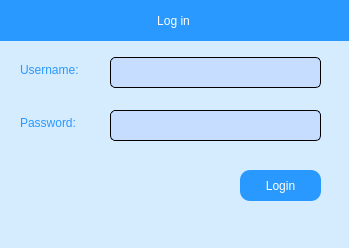
<?xml version="1.0" encoding="UTF-8"?>
<ui version="4.0">
 <class>MainWindow</class>
 <widget class="QMainWindow" name="MainWindow">
  <property name="geometry">
   <rect>
    <x>0</x>
    <y>0</y>
    <width>349</width>
    <height>248</height>
   </rect>
  </property>
  <property name="windowTitle">
   <string>Login</string>
  </property>
  <property name="windowIcon">
   <iconset>
    <normaloff>img/employee.png</normaloff>img/employee.png</iconset>
  </property>
  <property name="styleSheet">
   <string notr="true">background-color: rgb(213, 236, 255);</string>
  </property>
  <widget class="QWidget" name="centralwidget">
   <widget class="QLabel" name="label_2">
    <property name="geometry">
     <rect>
      <x>20</x>
      <y>60</y>
      <width>81</width>
      <height>20</height>
     </rect>
    </property>
    <property name="styleSheet">
     <string notr="true">font: 700 11pt &quot;Segoe UI&quot;;
color: rgb(41, 152, 255);</string>
    </property>
    <property name="text">
     <string>Username:</string>
    </property>
   </widget>
   <widget class="QLabel" name="label_3">
    <property name="geometry">
     <rect>
      <x>20</x>
      <y>113</y>
      <width>81</width>
      <height>20</height>
     </rect>
    </property>
    <property name="styleSheet">
     <string notr="true">font: 700 11pt &quot;Segoe UI&quot;;
color: rgb(41, 152, 255);</string>
    </property>
    <property name="text">
     <string>Password:</string>
    </property>
   </widget>
   <widget class="QLineEdit" name="username">
    <property name="geometry">
     <rect>
      <x>110</x>
      <y>57</y>
      <width>211</width>
      <height>31</height>
     </rect>
    </property>
    <property name="styleSheet">
     <string notr="true">font: 700 11pt &quot;Segoe UI&quot;;
 border: 1px solid black;
border-radius:5px;
background-color: rgb(198, 221, 255);</string>
    </property>
   </widget>
   <widget class="QLineEdit" name="password">
    <property name="geometry">
     <rect>
      <x>110</x>
      <y>110</y>
      <width>211</width>
      <height>31</height>
     </rect>
    </property>
    <property name="styleSheet">
     <string notr="true">font: 700 11pt &quot;Segoe UI&quot;;
 border: 1px solid black;
border-radius:5px;
background-color: rgb(198, 221, 255);</string>
    </property>
   </widget>
   <widget class="QPushButton" name="btn_login">
    <property name="geometry">
     <rect>
      <x>240</x>
      <y>170</y>
      <width>81</width>
      <height>31</height>
     </rect>
    </property>
    <property name="styleSheet">
     <string notr="true">QPushButton{
font: 700 12pt &quot;Segoe UI&quot;;
border-radius:10%;
background-color:#63c132;
color: rgb(255, 255, 255);
background-color: rgb(41, 152, 255);
}
QPushButton:pressed{
	background-color: rgb(0, 114, 187);
}
</string>
    </property>
    <property name="text">
     <string>Login</string>
    </property>
   </widget>
   <widget class="QLabel" name="label">
    <property name="geometry">
     <rect>
      <x>-2</x>
      <y>0</y>
      <width>351</width>
      <height>41</height>
     </rect>
    </property>
    <property name="styleSheet">
     <string notr="true">color: rgb(255, 255, 255);
background-color: rgb(41, 152, 255);
font: 700 italic 15pt &quot;Segoe UI&quot;;</string>
    </property>
    <property name="text">
     <string>Log in</string>
    </property>
    <property name="alignment">
     <set>Qt::AlignCenter</set>
    </property>
   </widget>
  </widget>
  <widget class="QMenuBar" name="menubar">
   <property name="geometry">
    <rect>
     <x>0</x>
     <y>0</y>
     <width>349</width>
     <height>22</height>
    </rect>
   </property>
   <property name="styleSheet">
    <string notr="true">background-color: rgb(198, 221, 255);</string>
   </property>
  </widget>
  <widget class="QStatusBar" name="statusbar"/>
 </widget>
 <resources/>
 <connections/>
</ui>
